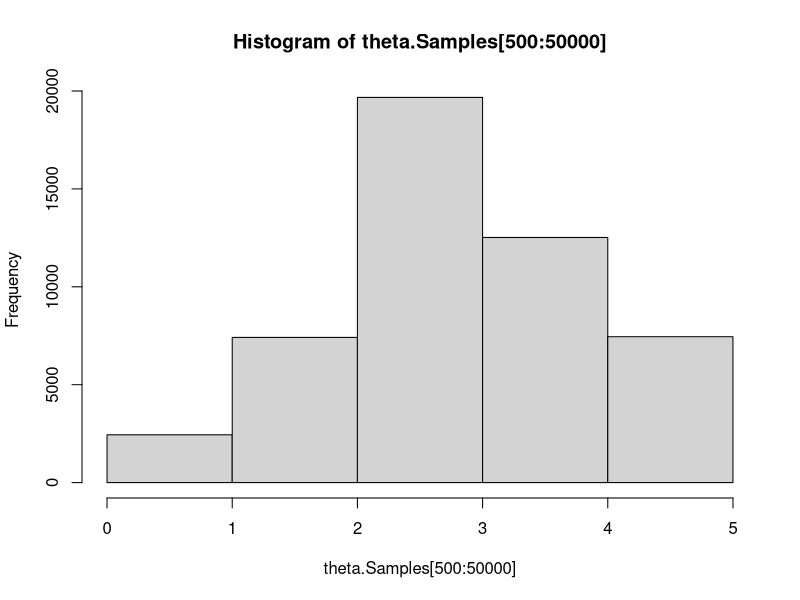
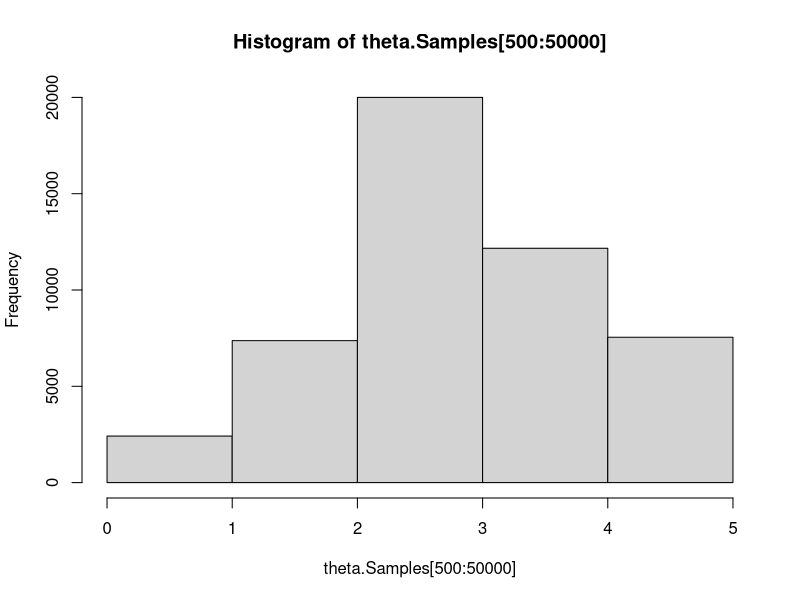
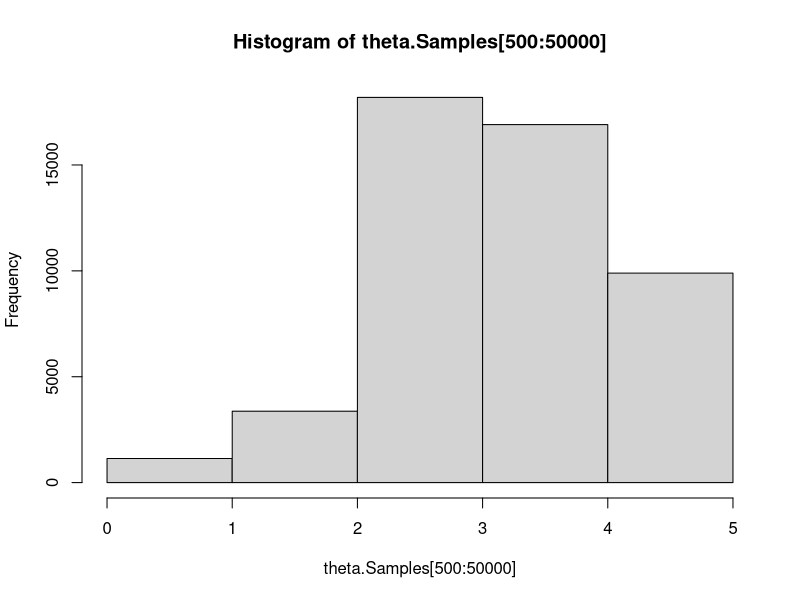
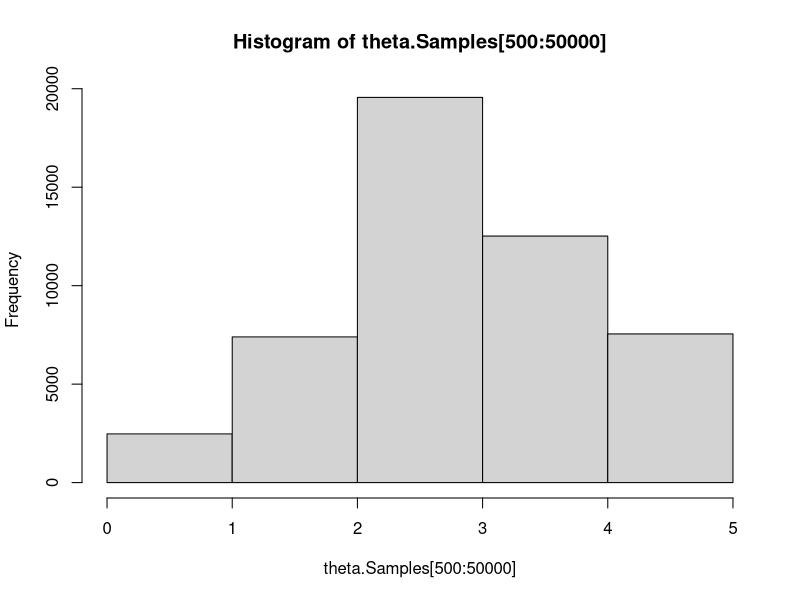

Generate these figures, in order, with R:
# 2.2 Metropolis-Hastings Algorithm 

# random walk 
# 1. select next sample : left or right 로 이동하며 후보 값 선택 
theta = c(1:5) ; prob = c(1,3,8,5,3)/20 

prob.ratio = function(theta1, theta2, theta, prob) { 
  ind1 = which(theta == theta1)
  ind2 = which(theta == theta2)
  return (prob[ind1] / prob[ind2])
}

N = 50000
theta.curr = 2   # current sample 
theta.Samples = c(1:N)*0
theta.Samples[1] = theta.curr   # current sample 에서 시작 

# ------ Start Simulation ------ # 
for (iter in 1:(N-1)){
  # 0.5 보다 작으면 left sample, 0.5보다 크면 right sample 
  theta.prop = ifelse(runif(1) < 0.5, theta.curr+1, theta.curr-1)
  if (theta.prop < 1 || theta.prop > 5){
    theta.prop = theta.curr
    theta.prop = round(theta.prop, 0)}   # numeric error 방지 
  
  # p(theta.prop) / p(theta.curr) 확률로 후보값으로 이동, 
  # {1 - p(theta.prop) / p(theta.curr)} 확률로 현재값에 머무름 
  alpha.star = prob.ratio(theta.prop, theta.curr, theta, prob)
  
  # p(theta.prop) > p(theta.curr) 라면 alpha = 1 이므로 무조건 theta.prop 으로 이동 
  # p(theta.prop) < p(theta.curr) 라면 alpha < 1 이므로 theta.prop or 제자리 
  alpha = min(1, alpha.star)
  
  # unif~(0,1) 에 대해, u < alpha 이면 theta.next = theta.prop
  # u > alpha 이면 theta.next = theta.curr 
  theta.next = ifelse(runif(1) < alpha, theta.prop, theta.curr)
  theta.Samples[iter+1] = theta.next
  theta.curr = theta.next 
}
# ------ End Simulation ------ # 

hist(theta.Samples[500:50000], breaks=seq(0,5,by=1))



# 2. select next sample : 같은 확률로 sample 내의 후보 값 선택 
theta.Samples = c(1:N)*0
theta.Samples[1] = theta.curr

# ------ Start Simulation ------ # 
for (iter in 1:(N-1)){
  theta.prop = sample(theta, 1)  # 5개 theta sample 중 하나 임의로 선택  
  alpha.star = prob.ratio(theta.prop, theta.curr, theta, prob)
  alpha = min(1, alpha.star)
  theta.next = ifelse(runif(1) < alpha, theta.prop, theta.curr)
  theta.Samples[iter+1] = theta.next
  theta.curr = theta.next 
}
# ------ End Simulation ------ # 

hist(theta.Samples[500:50000], breaks=seq(0,5,by=1))



# 3-1. select next sample : 각각 다른 확률로 sample 내의 후보 값 선택 
theta.Samples = c(1:N)*0
theta.Samples[1] = theta.curr

# ------ Start Simulation ------ # 
for (iter in 1:(N-1)){
  # 5개 theta 중 하나 각각 다른 확률로 선택 
  prob.prop = c(.1, .1, .2, .3, .3)   # (1,2,3,4,5) 선택 될 확률 
  theta.prop = sample(theta, 1, prob=prob.prop)     
  
  alpha.star = prob.ratio(theta.prop, theta.curr, theta, prob)
  alpha = min(1, alpha.star)
  theta.next = ifelse(runif(1) < alpha, theta.prop, theta.curr)
  theta.Samples[iter+1] = theta.next
  theta.curr = theta.next 
}
# ------ End Simulation ------ # 

hist(theta.Samples[500:50000], breaks=seq(0,5,by=1))



# 3-2. select next sample : 후보 선택확률 보정 
theta.Samples = c(1:N)*0
theta.Samples[1] = theta.curr

# ------ Start Simulation ------ # 
prob.prop = c(.1, .1, .2, .3, .3)   # (1,2,3,4,5) 선택 될 확률 
for (iter in 1:(N-1)){
  theta.prop = sample(theta, 1, prob=prob.prop)     
  
  # 서로의 상대적 후보확률의 차이 보정 (새로운 이동확률 값 부여)
  alpha.star = prob.ratio(theta.prop, theta.curr, theta, prob) * 
    prob.ratio(theta.curr, theta.prop, theta, prob.prop)
  
  alpha = min(1, alpha.star)
  theta.next = ifelse(runif(1) < alpha, theta.prop, theta.curr)
  theta.Samples[iter+1] = theta.next
  theta.curr = theta.next 
}
# ------ End Simulation ------ # 

hist(theta.Samples[500:50000], breaks=seq(0,5,by=1))

